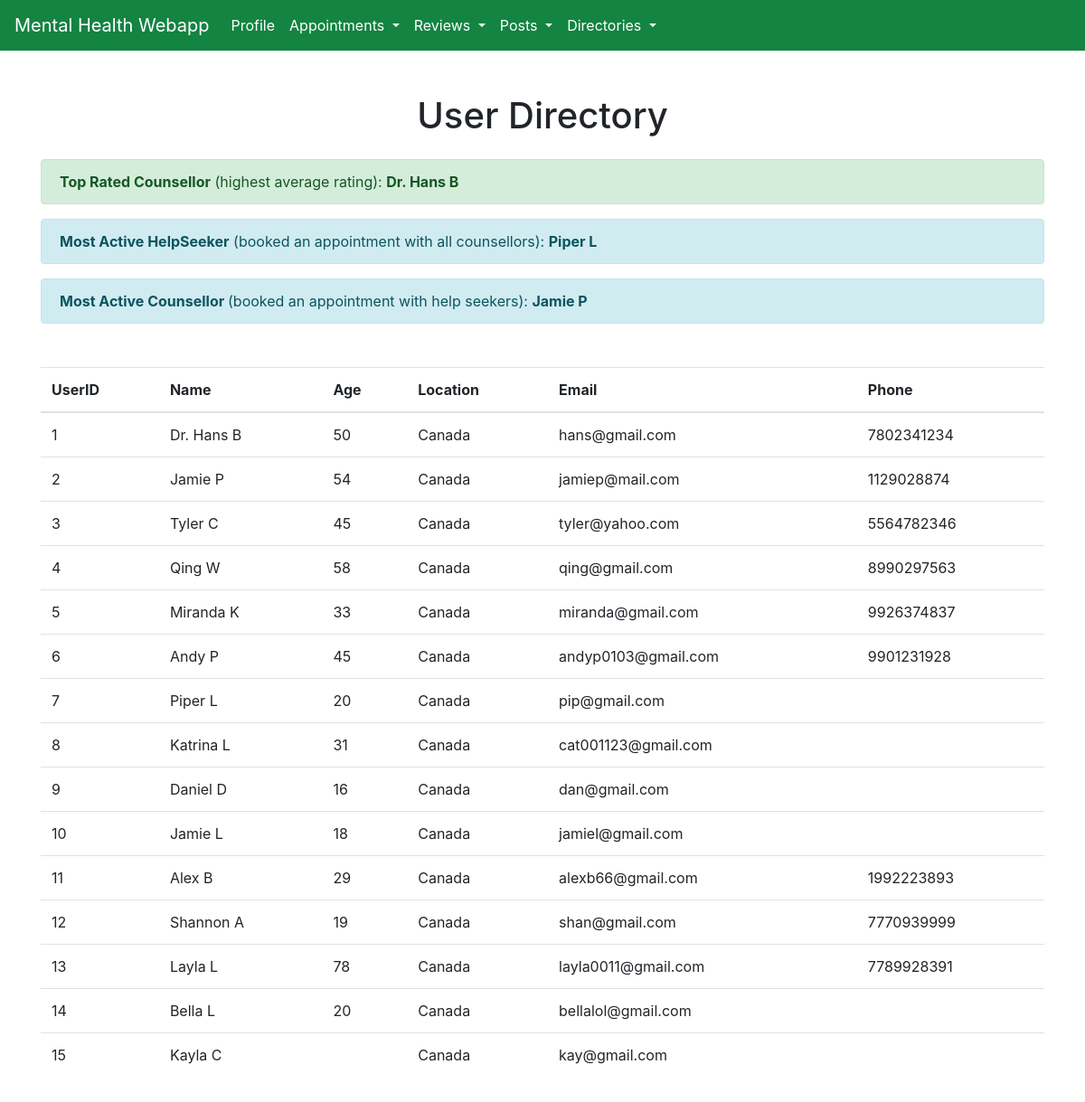
/user-directory.php, run on the app's committed database.
### tables this page shows
CREATE TABLE Users (
	userID		int			 	PRIMARY KEY AUTO_INCREMENT,
	password	varchar(50) 	NOT NULL,
	name		varchar(100) 	NOT NULL,
	age			int,
	location	varchar(125),
	email		varchar(80) 	UNIQUE NOT NULL,
	phone		char(12)
);

### user-directory.php (the view, shortened to what this page needs)
<?php
	$conn = OpenCon();
	function showUsers() {
		global $conn;
		$sql = "SELECT userID, name, age, location, email, phone FROM Users";
		$result = $conn->query($sql);
		while($row = $result->fetch_assoc()) {
			echo "<tr>
					<td>".$row["userID"]."</td>
					<td>".$row["name"]."</td>
					<td>".$row["age"]."</td>
					<td>".$row["location"]."</td>
					<td>".$row["email"]."</td>
					<td>".$row["phone"]."</td>
				  </tr>";
		}
	}
	function showActiveHelpSeeker() {
		global $conn;
		$sql = "SELECT name
				FROM Users U, Helpseeker H
				WHERE U.userID = H.userID AND
					NOT EXISTS (
						(SELECT C.userID
						 FROM Counsellor C)
						EXCEPT
						(SELECT C.userID
						 FROM Counsellor C, Appointment A
						 WHERE C.userID = A.counsellorID AND
						 	   H.userID = A.helpSeekerID)
					)";
		$result = $conn->query($sql);
		$row = $result->fetch_assoc();
		echo $row["name"];
	}
	function showActiveCounsellor() {
		global $conn;
		$sql = "SELECT name
				FROM Users U, Counsellor C
				WHERE U.userID = C.userID AND
					NOT EXISTS (
						(SELECT H.userID
						 FROM HelpSeeker H)
						EXCEPT
						(SELECT H.userID
						 FROM Helpseeker H, Appointment A
						 WHERE C.userID = A.counsellorID AND
						 	   H.userID = A.helpSeekerID)
					)";
		$result = $conn->query($sql);
		$row = $result->fetch_assoc();
		echo $row["name"];
	}
	function showTopCounsellor() {
		global $conn;
		$sql = "SELECT U.name, AVG(rating)
				FROM Review R, Users U
				WHERE R.counsellor = U.userID
				GROUP BY U.name
				HAVING AVG(rating) >= ALL (SELECT AVG(rating)
			   			   				   FROM Review R2
			   			   				   GROUP BY R2.counsellor)";
		$result = $conn->query($sql);
		$row = $result->fetch_assoc();
		echo $row["name"];
	}
?>
<!DOCTYPE html>
<html>
	<head>
		<link rel="stylesheet" href="https://cdn.jsdelivr.net/npm/bootstrap@4.5.3/dist/css/bootstrap.min.css">
		<link rel="stylesheet" href="styles/main.css">
	</head>
	<body>
		<nav class="navbar navbar-expand-lg navbar-dark">
			<a class="navbar-brand" href="#">Mental Health Webapp</a>
		 	<div class="collapse navbar-collapse" id="navbarNav">
		 		<ul class="navbar-nav">
		 			<li class="nav-item">
			        	<a class="nav-link" href="/cpsc304/profile.php">Profile</a>
			      	</li>
			      	<li class="nav-item dropdown">
			        	<a class="nav-link dropdown-toggle" id="navbarDropdownMenuLink" role="button" data-toggle="dropdown" aria-haspopup="true" aria-expanded="false">
			          	Appointments
			        	</a>
			      	</li>
			     	<li class="nav-item dropdown">
			        	<a class="nav-link dropdown-toggle" id="navbarDropdownMenuLink" role="button" data-toggle="dropdown" aria-haspopup="true" aria-expanded="false">
			          		Reviews
			        	</a>
			      	</li>
			     	<li class="nav-item dropdown" aria-labelledby="navbarDropdownMenuLink">
			        	<a class="nav-link dropdown-toggle" id="navbarDropdownMenuLink" role="button" data-toggle="dropdown" aria-haspopup="true" aria-expanded="false">
			          		Posts
			        	</a>
			      	</li>
			      	<li class="nav-item dropdown">
			        	<a class="nav-link dropdown-toggle" id="navbarDropdownMenuLink" role="button" data-toggle="dropdown" aria-haspopup="true" aria-expanded="false">
			          		Directories
			        	</a>
			      	</li>
			    </ul>
	  		</div>
		</nav>
		<div class = "container">
			<h1 class = "text-center mt-5 mb-4"> User Directory </h1>
			<div class="alert alert-success" role="alert">
			  <b>Top Rated Counsellor</b> (highest average rating): <b><?php showTopCounsellor() ?></b>
			</div>
			<div class="alert alert-info" role="alert">
			  <b>Most Active HelpSeeker</b> (booked an appointment with all counsellors): <b><?php showActiveHelpSeeker() ?></b>
			</div>
			<div class="alert alert-info" role="alert">
			  <b>Most Active Counsellor </b> (booked an appointment with help seekers): <b><?php showActiveCounsellor() ?></b>
			</div>
			<table class="table mt-5 mb-5">
			<thead>
				<tr>
					<th>UserID</th>
					<th>Name</th>
					<th>Age</th>
					<th>Location</th>
					<th>Email</th>
					<th>Phone</th>
				</tr>
			</thead>
			<?php showUsers() ?>
			</table>
		</div>
	</body>
</html>

### styles/main.css (style rules this page uses)
nav { background-color: #138441; }
.navbar-brand { color: white !important; }
.nav-link { color: white !important; }

### data on the page
users: name "Piper L", userID "7", age "20", location "Canada", email "pip@gmail.com"
users: name "Jamie P", userID "2", age "54", location "Canada", email "jamiep@mail.com", phone "1129028874"
users: userID "1", name "Dr. Hans B", age "50", location "Canada", email "hans@gmail.com", phone "7802341234"
users: userID "3", name "Tyler C", age "45", location "Canada", email "tyler@yahoo.com", phone "5564782346"
users: userID "4", name "Qing W", age "58", location "Canada", email "qing@gmail.com", phone "8990297563"
users: userID "5", name "Miranda K", age "33", location "Canada", email "miranda@gmail.com", phone "9926374837"
users: userID "6", name "Andy P", age "45", location "Canada", email "andyp0103@gmail.com", phone "9901231928"
users: userID "8", name "Katrina L", age "31", location "Canada", email "cat001123@gmail.com"
users: userID "9", name "Daniel D", age "16", location "Canada", email "dan@gmail.com"
users: userID "10", name "Jamie L", age "18", location "Canada", email "jamiel@gmail.com"
users: userID "11", name "Alex B", age "29", location "Canada", email "alexb66@gmail.com", phone "1992223893"
users: userID "12", name "Shannon A", age "19", location "Canada", email "shan@gmail.com", phone "7770939999"
users: userID "13", name "Layla L", age "78", location "Canada", email "layla0011@gmail.com", phone "7789928391"
users: userID "14", name "Bella L", age "20", location "Canada", email "bellalol@gmail.com"
users: userID "15", name "Kayla C", location "Canada", email "kay@gmail.com"

### other printed values
$row["name"] "Dr. Hans B"
